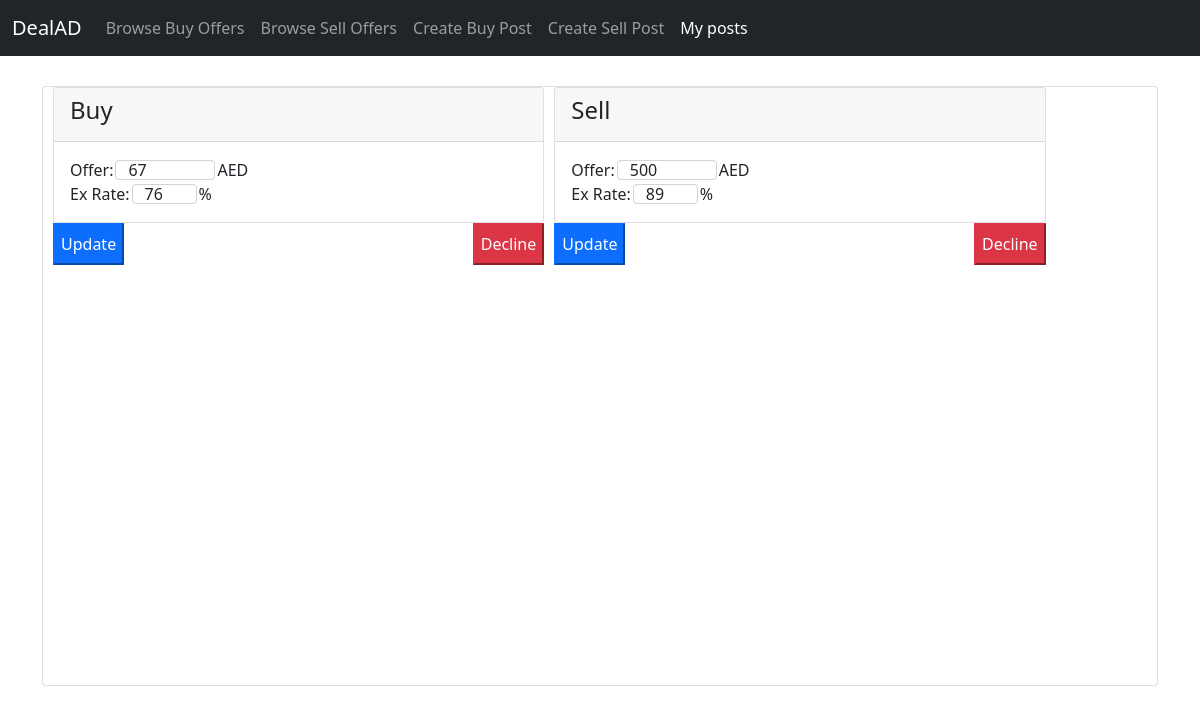
Before: /my_posts (signed in) with the older database file.
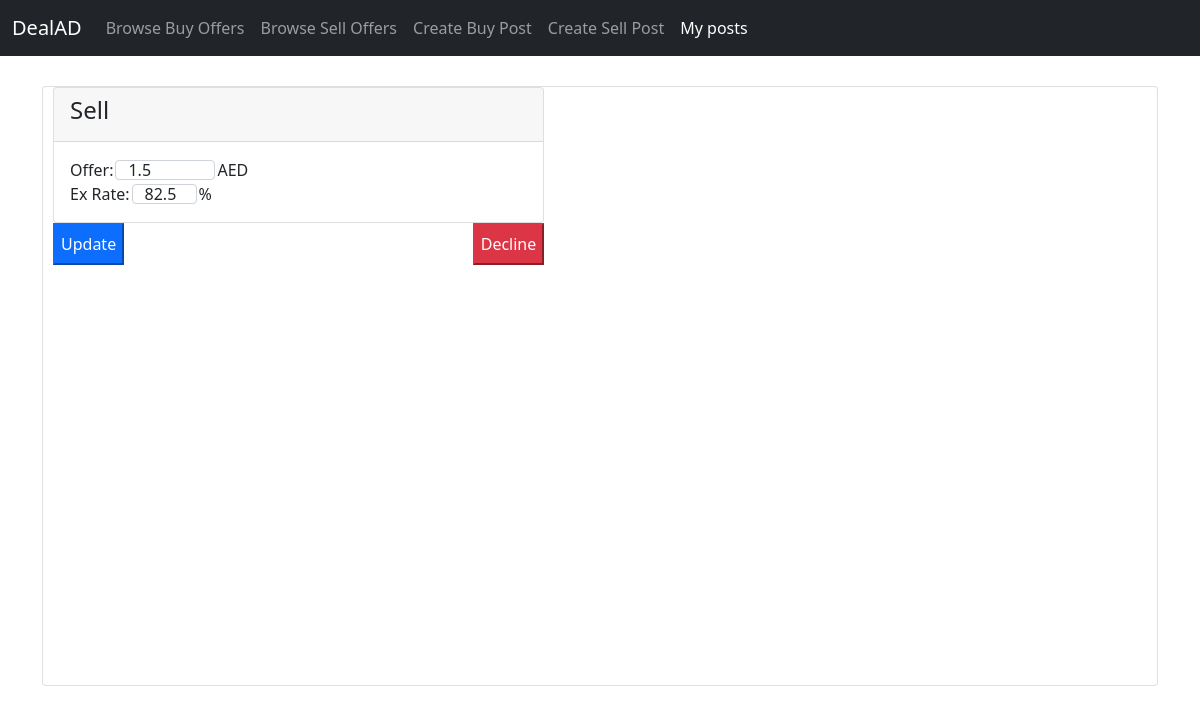
After: the same page with the newer database file.
### tables this page shows
CREATE TABLE buy_posts (
                                            post_id integer PRIMARY KEY AUTOINCREMENT,
                                            net_id text,
                                            amount text,
                                            rate text
                                        );

CREATE TABLE sell_posts (
                                            post_id integer PRIMARY KEY AUTOINCREMENT,
                                            net_id text,
                                            amount text,
                                            rate text
                                        );

### app.py (the view)
@app.route('/my_posts', methods=['GET', 'POST'])
def myPosts():
    if not session.get("netId"):
        return login_tem()
    username = session.get('netId')
    password = session.get('password')
    exist = login(username, password)
    if exist:
        posts = my_posts(username)
        return render_template("posts/my_posts.html", posts=posts)
    else:
        return redirect("./")

### database.py (called while the page is built)
def open():
    global database
    global database_cursor
    database = sqlite3.connect("maindb.db", uri=True, check_same_thread=False)
    database_cursor = database.cursor()

def close():
    database_cursor.close()

def login(netid, password):
    open()
    database_cursor.execute("SELECT * FROM users WHERE net_id =? and password=?", (netid, password))
    user = database_cursor.fetchall()
    close()
    if user is None or len(user) <= 0:
        return False  # the user is not registered
    else:
        return True  # the user logged in successfully

def my_posts(netid):
    open()
    user = []
    database_cursor.execute("SELECT * FROM buy_posts WHERE net_id =? ", (netid,))
    user.append(database_cursor.fetchall())
    database_cursor.execute("SELECT * FROM sell_posts WHERE net_id =? ", (netid,))
    user.append(database_cursor.fetchall())
    if user is None:
        close()
        return False  # the user is not registered
    close()
    return user

### templates/posts/my_posts.html (shortened to what the changed rows need)
<!DOCTYPE html>
    <link href="https://cdn.jsdelivr.net/npm/bootstrap@5.0.2/dist/css/bootstrap.min.css" rel="stylesheet">
<html>
<body >
    <div class="container" >
        <div class="card" style="margin-top: 30px; height:600px; padding: 0px;">
            <div class="card-body d-flex flex-wrap justify-content-between" style="height:100%; max-width:90%; padding: 0px; overflow-y:auto;">
              {% for post in posts[0] %}
                <form action="#" class="col-6 postList" method="" style="padding-left:10px; margin-bottom: 10px;">
                  <div class="postcontainer">
                  <div class="card">
                    <div class="card-header">
                      <h4 class="card-title">Buy</h4>
                    </div>
                    <div class="card-body ">
                        <div class="text d-flex">Offer: <input class="form-control amount" name="amount" style="width: 100px; margin-left: 2px; margin-right:2px; margin-top: 2px; height:20px;" type="number" step="0.1" value="{{post[2]}}"/> AED</div>
                        <div class="text d-flex">Ex Rate: <input class="form-control rate" name="rate" style="width: 65px; padding-right: 0px; margin-left: 2px; margin-right:2px; margin-top: 2px; height:20px;" max="100" type="number" step="0.1" value="{{post[3]}}"/>  %</div>
                    </div>
                  </div>
                  <div class="form-group ">
                      <input type="button" name="decline" style="float: right;" class="col-form-label btn-danger decline" value="Decline" />
                      <input type="button" name="update" style="float: left;" class="col-form-label btn-primary update" value="Update" />
                  </div>
                </div>
              </form>
            {% endfor %}
            {% for post in posts[1] %}
            <form action="#" class="col-6 postList" method="" style="padding-left:10px; margin-bottom: 10px;">
              <div class="postcontainer">
              <div class="card">
                <div class="card-header">
                  <h4 class="card-title">Sell</h4>
                </div>
                  <div class="card-body ">
                      <div class="text d-flex">Offer: <input class="form-control amount" name="amount" style="width: 100px; margin-left: 2px; margin-right:2px; margin-top: 2px; height:20px;" type="number" step="0.1" value="{{post[2]}}"/> AED</div>
                      <div class="text d-flex">Ex Rate: <input class="form-control rate" name="rate" style="width: 65px; padding-right: 0px; margin-left: 2px; margin-right:2px; margin-top: 2px; height:20px;" max="100" type="number" step="0.1" value="{{post[3]}}"/>  %</div>
                  </div>
              </div>
              <div class="form-group ">
                  <input type="button" name="decline" style="float: right;" class="col-form-label btn-danger decline" value="Decline" />
                  <input type="button" name="update" style="float: left;" class="col-form-label btn-primary update" value="Update" />
              </div>
            </div>
          </form>
        {% endfor %}
            </div>
        </div>
    </div>
</body>
</html>

Changed rows visible on the page:
removed buy_posts: amount "67", rate "76"
changed sell_posts: amount "500" → "1.5"; rate "89" → "82.5"
